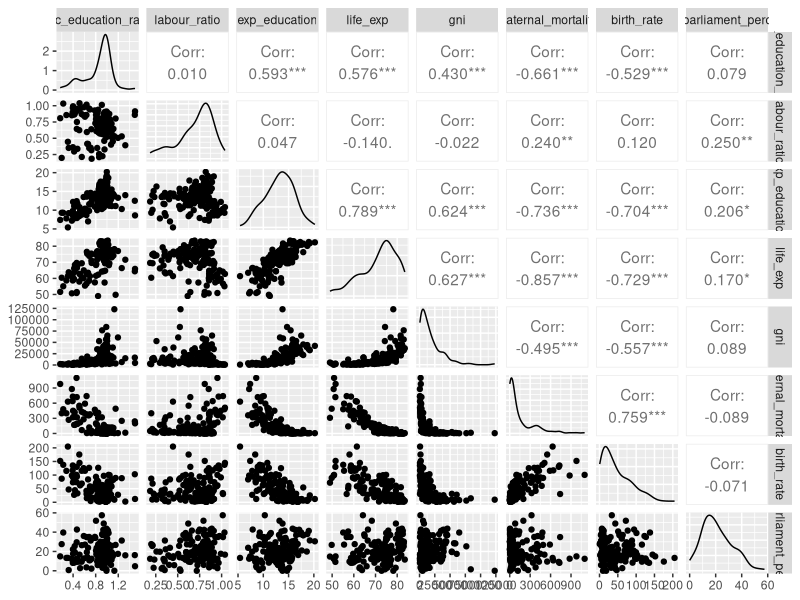
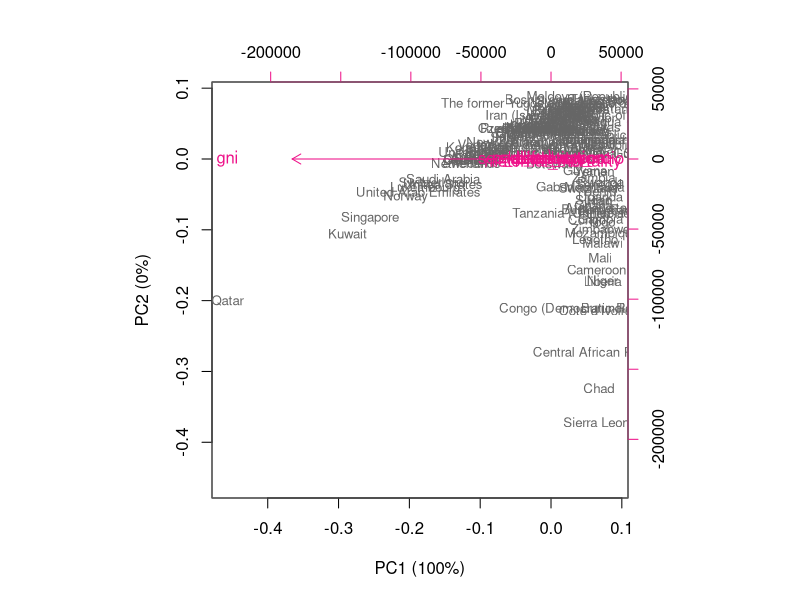
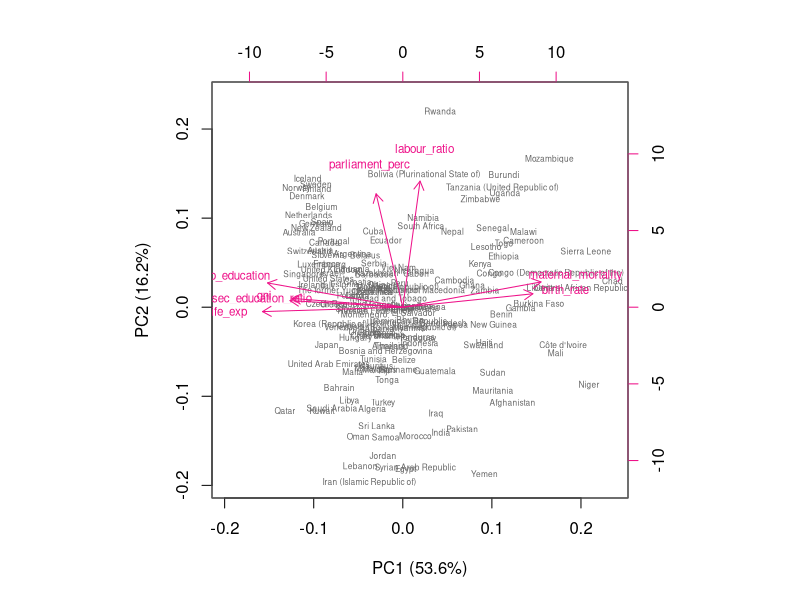

The R source for these figures, in order:
## ---- chunk 1
human <- read.table("data/human_updated.txt", sep = "\t", header = T)
## ---- chunk 2
summary(human)
## ---- chunk 3
library(GGally) # ggpairs
## ---- chunk 4
ggpairs(human)
## ---- chunk 5
pca_human <- prcomp(human)
## ---- chunk 6
pca_summary1 <- summary(pca_human)
pca_summary1
## ---- chunk 7
# rounded variances
pca_pr1 <- round(100*pca_summary1$importance[2, ], digits = 1)

# axis labels
pc_lab1 <- paste0(names(pca_pr1), " (", pca_pr1, "%)")

# biplot of the first to principal components
# NB the arrows represents the original variables
biplot(pca_human, choices = 1:2, cex = c(0.8, 1), col = c("grey40", "deeppink2"), xlab = pc_lab1[1], ylab = pc_lab1[2])
## ---- chunk 8
# scaling
human_standar <- scale(human)

# pca
pca_human2 <- prcomp(human_standar)
## ---- chunk 9
# summary
pca_summary2 <- summary(pca_human2)
pca_summary2
## ---- chunk 10
# rounded variances
pca_pr2 <- round(100*pca_summary2$importance[2, ], digits = 1)

# axis labels
pc_lab2 <- paste0(names(pca_pr2), " (", pca_pr2, "%)")

# biplot of the first to principal components
# NB the arrows represents the original variables
biplot(pca_human2, choices = 1:2, cex = c(0.5, 0.7), col = c("grey40", "deeppink2"), xlab = pc_lab2[1], ylab = pc_lab2[2])
